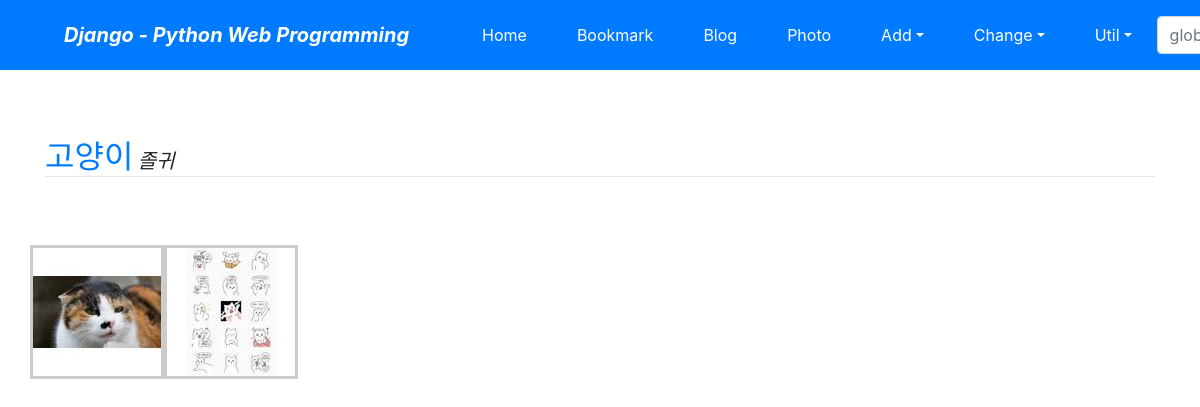
The app's page /photo/ with its own data.
### photo/models.py (models this page shows, shortened)
class Album(models.Model):
    name = models.CharField('NAME', max_length=30)
    description = models.CharField('One Line Description', max_length=100, blank=True)
    class Meta:
        ordering = ('name', )   # ('ex', ) 이렇게 적어야 튜플형식

class Photo(models.Model):
    album = models.ForeignKey(Album, on_delete=models.CASCADE)
    title = models.CharField('TITLE', max_length=50)
    description = models.TextField('Photo Description', blank=True)
    image = ThumbnailImageField('IMAGE', upload_to='photo/%Y/%m')   # 사용자 정의 커스텀 필드
    upload_dt = models.DateTimeField('UPLOAD DATE', auto_now_add=True)
    class Meta:
        ordering = ('title', )

### photo/views.py (the view)
# urls.py: path('', views.AlbumLV.as_view(), name='index'),
class AlbumLV(ListView):    # 앨범 목록 보기
    model = Album

### photo/fields.py (called while the page is built)
    def _add_thumb(self, s):
        parts = s.split('.')
        parts.insert(-1, 'thumb')
        if parts[-1].lower() not in ('jpeg', 'jpg'):
            parts[-1] = 'jpg'
        return '.'.join(parts)

    @property
    def thumb_url(self):
        return self._add_thumb(self.url)

### photo/templates/photo/album_list.html (shortened to what this page needs)
{% extends 'base.html' %}
{% block content %}
    {% for item in object_list %}
        <div class="mt-5">
            <a class="h2" href="{% url 'photo:album_detail' item.id %}">{{item.name}}</a>
            <span class="font-italic h5">{{item.description}}</span>
        </div>
         <hr style="margin:0 0 20px 0;">
        <div class="row">
            {% for photo in item.photo_set.all|slice:":5"%}
                <div class="mt-5">
                    <div class="thumbnail">
                        <a href="{{photo.get_absoulte_url}}">
                            <img src="{{photo.image.thumb_url}}" style="width:100%;">
                        </a>
                    </div>
                </div>
            {% endfor %}
        </div>
    {% endfor %}
{% endblock %}

### photo/templates/photo/album_list.html (style rules this page uses)
.thumbnail { border:3px solid #CCC; }

### records on screen
Album: name "고양이", description "졸귀"
Photo: shows a picture
Photo: shows a picture
